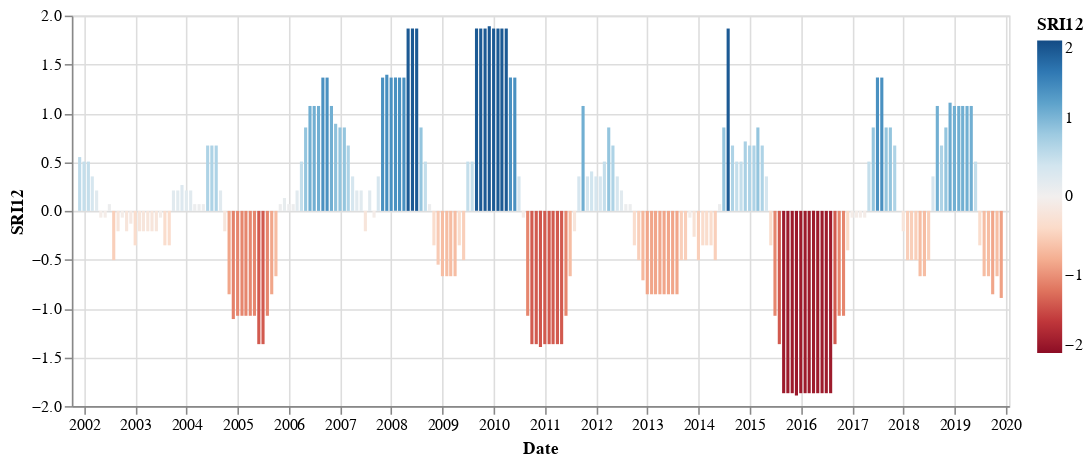

Here is the notebook cell this chart was saved with:
### Code cell
alt.Chart(df).mark_bar(size=2).encode(
    x='Date:T',
    y='SRI12:Q',
    color=alt.Color(
        'SRI12:Q', scale=alt.Scale(scheme='redblue', domain=(-2, 2))),
    tooltip=[
        alt.Tooltip('Date:T', title='Date'),
        alt.Tooltip('SRI12:Q', title='SRI12')
    ]).properties(width=600, height=250)

### Figure 1 — Vega-Lite specification as saved in the notebook (floating-point values rounded to 4 significant figures; data arrays with more than 128 entries replaced by an {"elided": "..."} marker saying what was removed)
{"config": {"view": {"continuousWidth": 400, "continuousHeight": 300}}, "data": {"name": "data-df1c7b0814c498afbf5b438dc4cb4063"}, "mark": {"type": "bar", "size": 2}, "encoding": {"color": {"field": "SRI12", "scale": {"domain": [-2, 2], "scheme": "redblue"}, "type": "quantitative"}, "tooltip": [{"field": "Date", "title": "Date", "type": "temporal"}, {"field": "SRI12", "title": "SRI12", "type": "quantitative"}], "x": {"field": "Date", "type": "temporal"}, "y": {"field": "SRI12", "type": "quantitative"}}, "height": 250, "width": 600, "$schema": "https://vega.github.io/schema/vega-lite/v4.17.0.json", "datasets": {"data-df1c7b0814c498afbf5b438dc4cb4063": {"elided": "228 records"}}}
